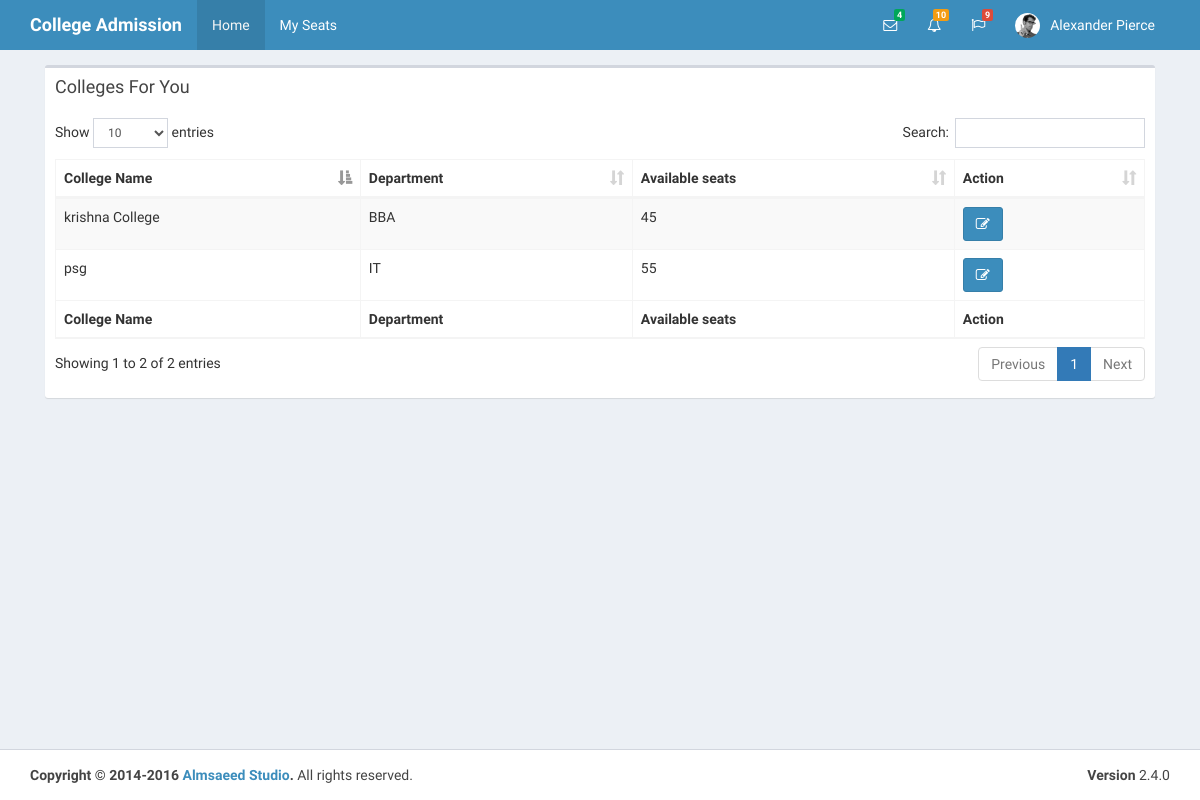
Screenshot of /index.php (signed in) with the database file from the repository.
### tables this page shows
CREATE TABLE `department_master` (
  `id` int(11) NOT NULL,
  `college_id` int(11) NOT NULL,
  `course_name` varchar(255) NOT NULL,
  `total_seats` int(11) NOT NULL,
  `booked_seats` int(11) NOT NULL,
  `10avg_needed` decimal(5,2) NOT NULL,
  `12avg_needed` decimal(5,2) NOT NULL
);

CREATE TABLE `college_master` (
  `id` int(11) NOT NULL,
  `college_name` varchar(255) NOT NULL,
  `college_email` varchar(255) NOT NULL,
  `college_password` varchar(255) NOT NULL,
  `college_mobile` varchar(20) NOT NULL,
  `user_type` varchar(100) NOT NULL DEFAULT 'college'
);

### inc/services/db_config.php (called while the page is built, shortened)
<?php
class DB_con {
	public $connection;
	function __construct(){
		$this->connection = new mysqli(DB_SERVER, DB_USERNAME, DB_PASSWORD,DB_DATABASE);
	}
	function ret_obj(){
		return $this->connection;
	}
}

### inc/services/class.user.php (called while the page is built, shortened)
<?php
	include_once "db_config.php";
	class User{
		protected $db;
		public function __construct(){
			$this->db = new DB_con();
			$this->db = $this->db->ret_obj();
		}
	public function select($table, $rows = '*', $where = null, $union = null, $where1 = null, $order = null)
    {
        $q = 'SELECT '.$rows.' FROM '.$table;
        if($where != null)
		{
            $q .= ' WHERE '.$where;
        }
		$result= $this->db->query($q);
		while($row= mysqli_fetch_array($result))
		{
			$array[]=$row;
		}
		if(!empty($array))
		{
		return $array;
		}
		else
		{
		return false;
		}
    }
}

### index.php (the view, shortened to what this page needs)
<?php
    include_once './inc/services/class.user.php';
    $user = new User();
?>
<?php
  if($_SESSION['user_type']=='student'){
    include './top_inc/top_head_ass.php';
    include './top_inc/top_header.php';
  }
?>
<?php
  if($_SESSION['user_type']=='student'){
    ?>
<div class="content-wrapper">
    <div class="container">
      <section class="content">
        <?php
          $table='student_mark';
          $where='student_id ="'.$_SESSION['user_id'].'"';
          $details = $user->select($table,$rows='*',$where);
          if($details){
              ?>
               <div class="box">
            <div class="box-header">
              <h3 class="box-title">Colleges For You</h3>
            </div>
            <div class="box-body">
              <table id="example1" class="table table-bordered table-striped">
                <thead>
                <tr>
                   <th>College Name</th>
                  <th>Department</th>
                  <th>Available seats</th>
                  <th>Action</th>
                </tr>
                </thead>
                <tbody>
                <?php
                    $table='department_master d join college_master c on d.college_id = c.id';
                    $where='d.10avg_needed <="'.$_SESSION['student_10_avg'].'" and d.12avg_needed <="'.$_SESSION['student_12_avg'].'" and d.id <> all(select department_id from book_details where student_id = "'.$_SESSION['user_id'].'")   ';
                    $details = $user->select($table,$rows='c.college_name,d.*',$where);
                    if($details){
					foreach($details as $d)
					{
				?>
                <tr>
                <td><?php echo $d['college_name'];?></td>
                <td><?php echo $d['course_name'];?></td>
                   <td><?php echo $d['total_seats'] - $d['booked_seats'];?></td>
                   <td>
                   <a href="book_college.php?id=<?php echo $d['id'];?>"><button class="btn btn-primary"><i class="fa fa-edit "></i></button></a>
                   </td>
                </tr>
          <?php }}
          ?>
                </tbody>
                <tfoot>
                <tr>
                   <th>College Name</th>
                  <th>Department</th>
                  <th>Available seats</th>
                  <th>Action</th>
                </tr>
                </tfoot>
              </table>
            </div>
          </div>
            <?php
          }
        ?>
      </section>
    </div>
  </div>
  <?php } ?>
  <?php
  if($_SESSION['user_type']=='student'){
    include './top_inc/top_footer.php';
  }
?>

### rows the page displays
department_master: college.college_name "krishna College", course_name "BBA", $d['total_seats']-$d['booked_seats'] "45"
department_master: college.college_name "psg", course_name "IT", $d['total_seats']-$d['booked_seats'] "55"
